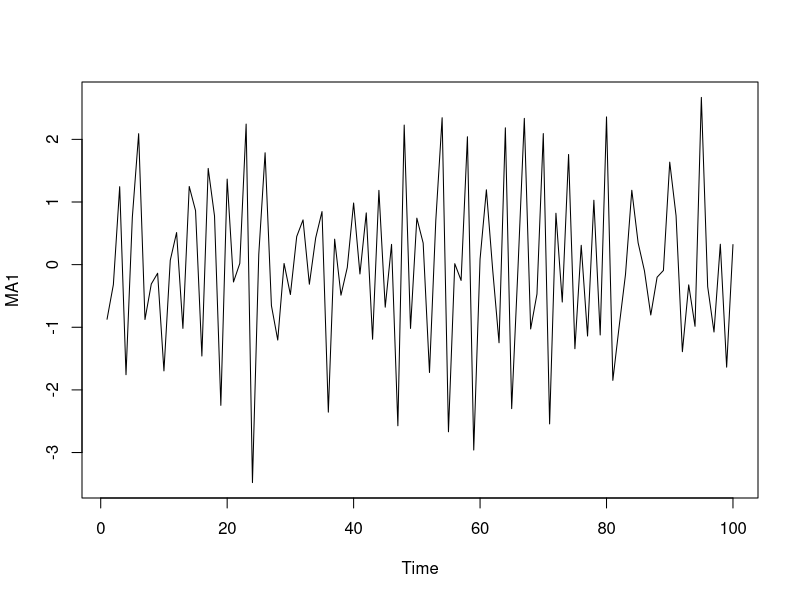
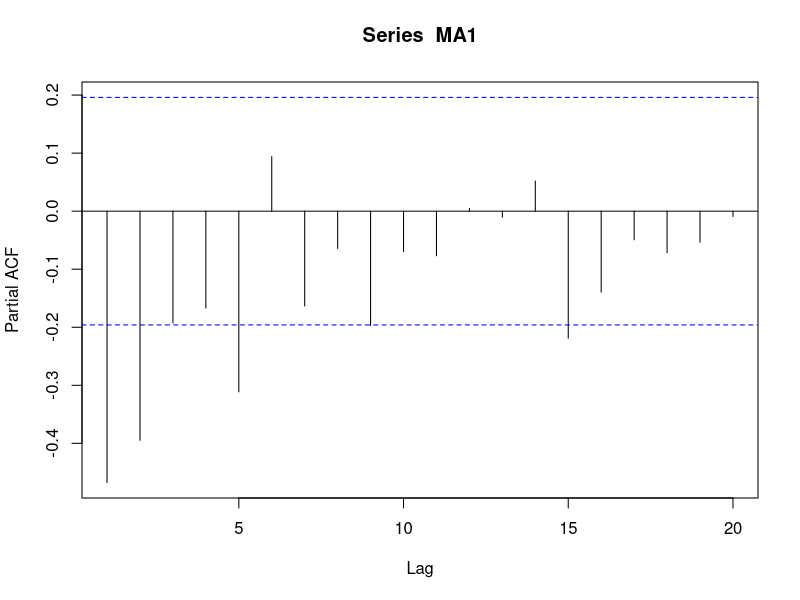
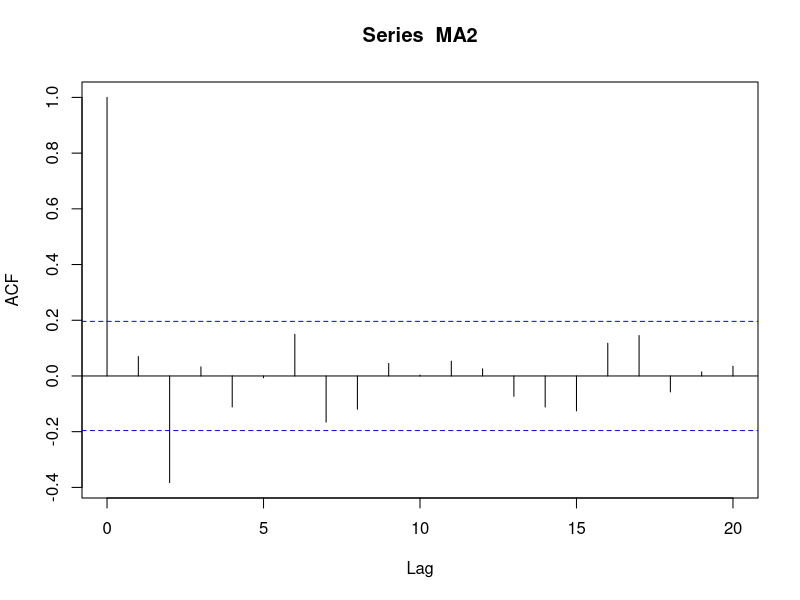
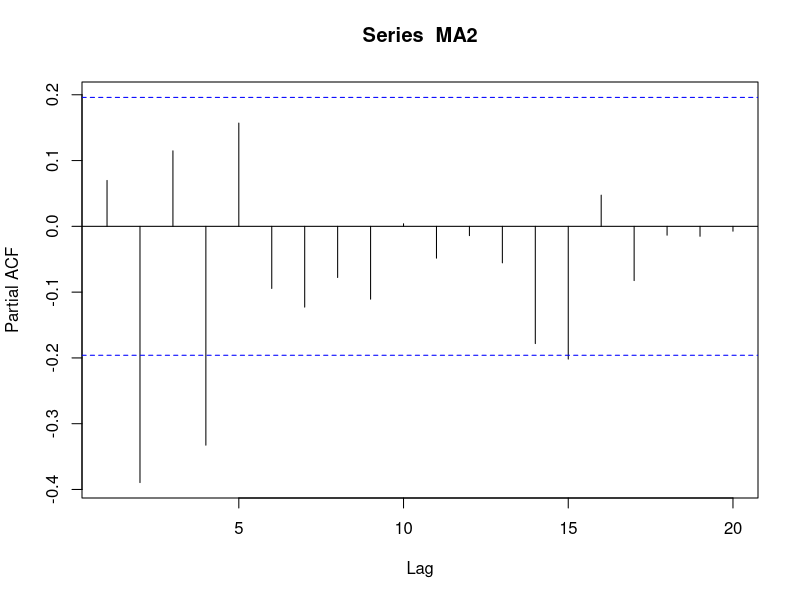

Write the R code that produced these figures, in order.

##modelo de medias moviles de orden 1
set.seed(25)
MA1<- arima.sim(n=100,list(order=c(0,0,1),ma=-0.8))
plot(MA1)
acf(MA1,plot=FALSE)
pacf(MA1)

#zt= at + 0.3a_t-1 - 0.4a_t-2
set.seed(25)
MA2<-(arima.sim(n=100,list(order=c(0,0,2),ma=c(.3,-0.4))))
acf(MA2)
acf(MA2,plot=F)
pacf(MA2)
